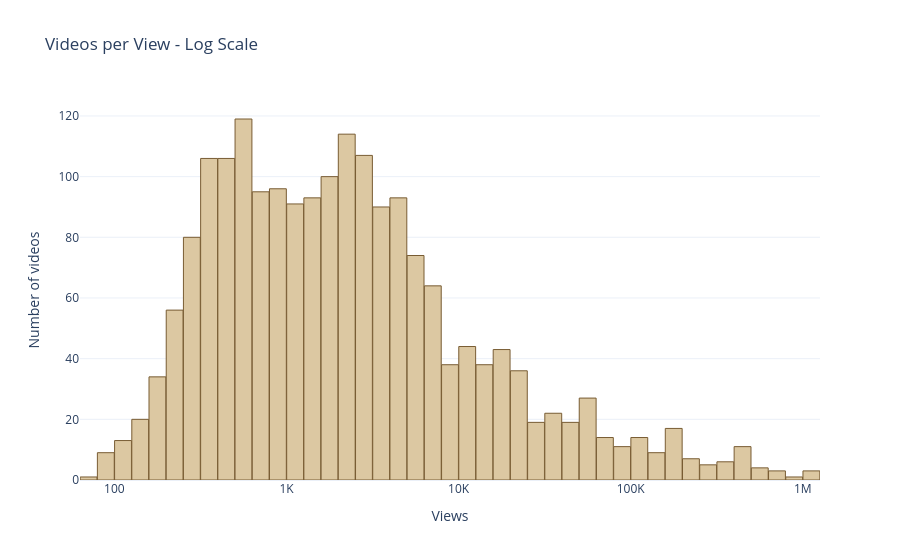

The cell this chart's notebook holds for it:
### Code cell
df['log10_views'] = np.log10(df['view_count'])

fig = px.histogram(
    df, x='log10_views',
    nbins=80,
    title='Videos per View - Log Scale', 
    )
fig.update_xaxes(
    tickvals=[2, 3, 4, 5, 6],
    ticktext=['100', '1K', '10K', '100K', '1M'],
    title='Views')

fig.update_yaxes(
    title='Number of videos'
)

fig.show()

### Figure 1 — Plotly figure (JSON) as saved in the notebook; plotly's stock layout.template omitted (floating-point values rounded to 4 significant figures; data arrays with more than 128 entries replaced by an {"elided": "..."} marker saying what was removed)
{"data": [{"bingroup": "x", "hovertemplate": "log10_views=%{x}<br>count=%{y}<extra></extra>", "legendgroup": "", "marker": {"color": "#DCC8A2", "pattern": {"shape": ""}}, "name": "", "nbinsx": 80, "orientation": "v", "showlegend": false, "type": "histogram", "x": {"elided": "1952 float values"}, "xaxis": "x", "yaxis": "y"}], "layout": {"barmode": "relative", "legend": {"tracegroupgap": 0}, "title": {"text": "Videos per View - Log Scale"}, "xaxis": {"anchor": "y", "domain": [0, 1], "ticktext": ["100", "1K", "10K", "100K", "1M"], "tickvals": [2, 3, 4, 5, 6], "title": {"text": "Views"}}, "yaxis": {"anchor": "x", "domain": [0, 1], "title": {"text": "Number of videos"}}}}
